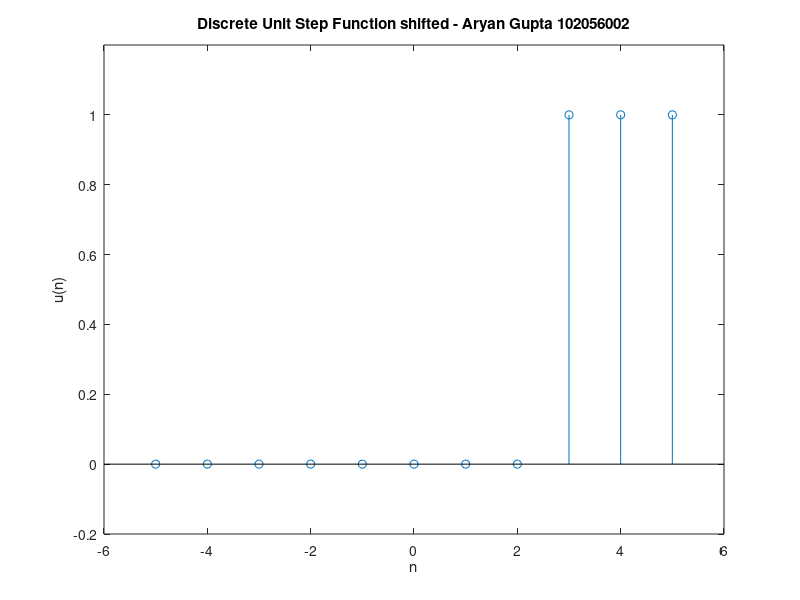

This figure's MATLAB source:
clc;
clear

n1=-5:1:2; %creating vector from -5 to 0 with 0.1 uits space
n2=3:1:5;  %creating vector from 0 to 5 with 0.1 uits space

y1 = zeros(size(n1)); %creating a vector of 0s of the size t1
y2 = ones(size(n2)); %creating a vector of 1s of the size t2

t =[n1 n2]; %concationation of t
y =[y1 y2]; % concatiantion of y

stem (t,y); %plot
xlabel('n')
ylabel('u(n)')
title('Discrete Unit Step Function shifted - Aryan Gupta 102056002')
ylim([-0.2,1.2]); % to make the y limits visible
